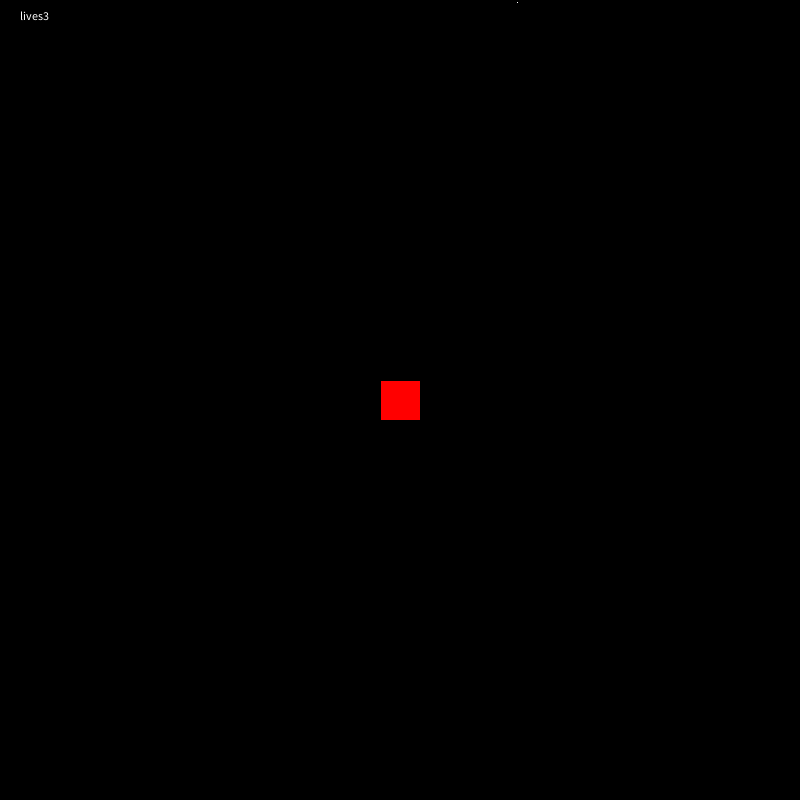
Frame 1 (no input)
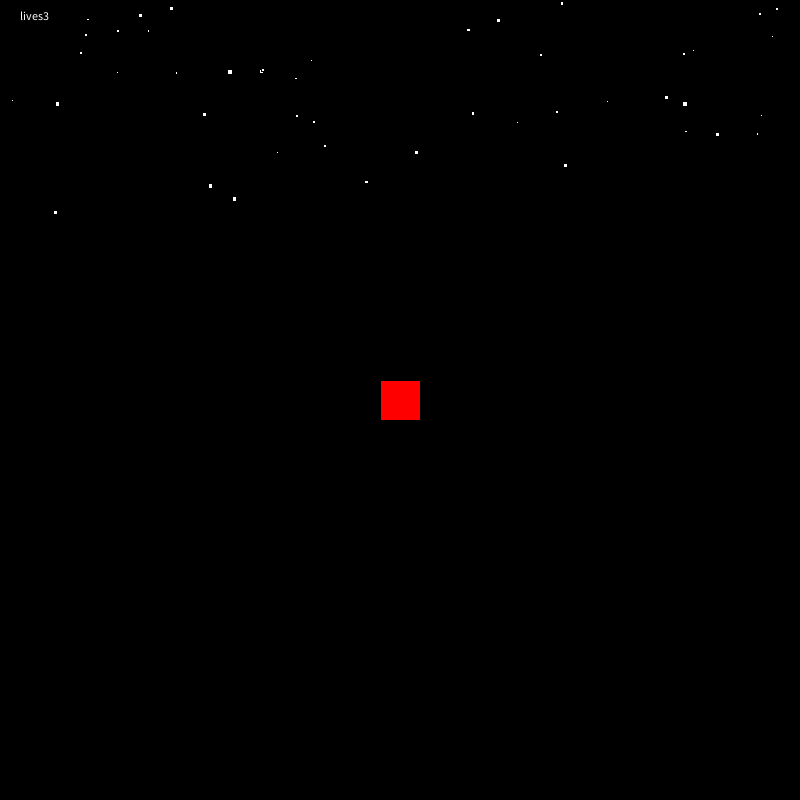
Frame 60 (the mouse pressed at the canvas centre just before this capture)
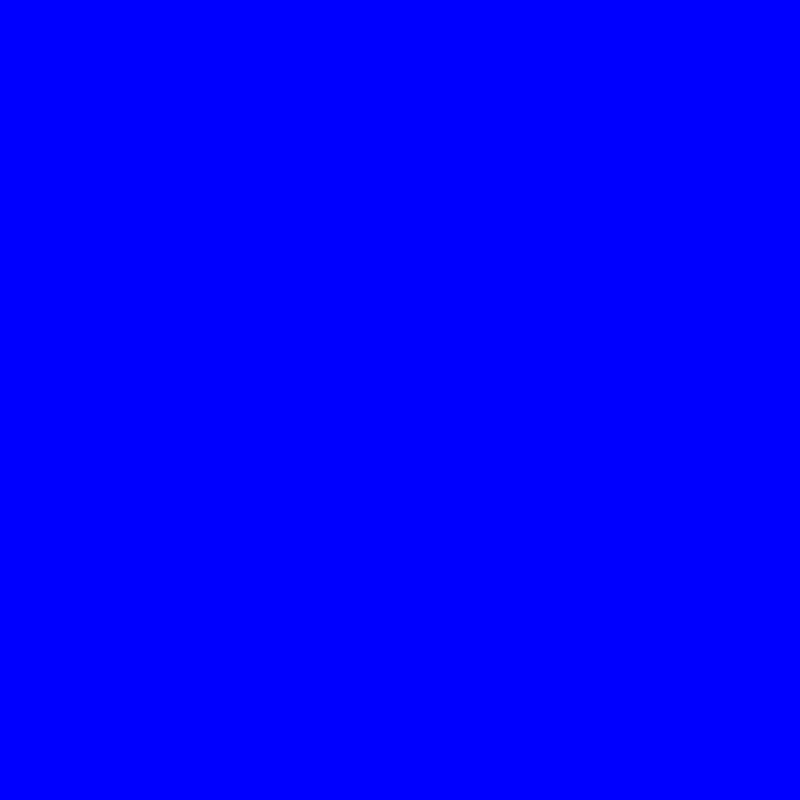
Frame 120 (the mouse held since frame 60 and released just before this capture)

The Processing sketch that drew these frames (run headless with seeded random() and noise(); from frame 60 on, the mouse is pressed at the canvas centre):

// Processing sketch: bullethell
// ── bullethell.pde
//Lisa

final int INTRO=0;
final int GAME=1;
final int GAMEOVER=2;
final int PAUSE=3;
int mode;
int timer=5;

boolean up, down, left, right, space;

ArrayList<GameObject>objects;
Starfighter player1;

color black=#0E0700;
color green=#4E6A51;
color yellow=#D28800;
color browngreen=#9C946D;
color lorange=#E6B37A;

void setup() {
  size(800, 800);
  mode=GAME;
  rectMode(CENTER);
  objects=new ArrayList<GameObject>();
  player1=new Starfighter();
  objects.add(player1);
  

}

void draw() {
  if (mode==INTRO) intro();
  else if (mode==GAME) game();
  else if (mode==GAMEOVER) gameover();
  else if (mode==PAUSE) pause();
}

// ── GAME.pde
void game() {
  background(0);
  addObjects();
  gameEngine();
  debug();
}
void addObjects() {
  objects.add(0, new Star());


  if (frameCount%100==0)objects.add(new Enemy());
  if (frameCount%135==0)objects.add(new Enemy2());
  if (frameCount%160==0)objects.add(new Enemy3());
}

void gameEngine() {
  int i=0;
  while (i<objects.size()) {
    GameObject s=objects.get(i);
    s.act();
    s.show();
    if (s.lives<=0) {
      objects.remove(i);
    } else {
      i++;
    }
  }
}

void debug() {
  fill(255);
  text("lives"+player1.lives, 20, 20);
}



void gameClicks() {
  mode=GAMEOVER;
}

// ── GAMEOVER.pde
void gameover(){
  background(0,0,255);
  
}

void gameoverClicks(){
 mode=INTRO; 
}

// ── INTERACTIONS.pde
void keyPressed() {
  if (keyCode==UP) up=true;
  if (keyCode==DOWN) down=true;
  if (keyCode==LEFT) left=true;
  if (keyCode==RIGHT) right=true;
  if (key==' ') space=true;
}

void keyReleased() {
  if (keyCode==UP) up=false;
  if (keyCode==DOWN) down=false;
  if (keyCode==LEFT) left=false;
  if (keyCode==RIGHT) right=false;
  if (key==' ') space=false;
}

void mousePressed() {
  if (mode==INTRO)introClicks();
  else if (mode==GAME)gameClicks();
  else if (mode==GAMEOVER)gameoverClicks();
  else if (mode==PAUSE)pauseClicks();
}

// ── INTRO.pde
void intro(){
  background(255,0,0);
}

void introClicks(){
 mode=GAME; 
  
}

// ── PAUSE.pde
void pause(){
  
}

void pauseClicks(){

}

// ── bullet.pde
class Bullet extends GameObject {

  //constructor
  Bullet() {
    super(player1.x,player1.y,0,-10,8,#FF0000,1);
  }
  void act() {
    super.act();
    if (offScreen()) lives=0;
  }
}

// ── enemy.pde
class Enemy extends GameObject {
  int threshold;
  int cooldown;
  //constructor
  Enemy() {
    super(random(width), -20, 0, 5, 40, green, 1);
    threshold=60;
    cooldown=threshold;
  }

  void act() {
    super.act();

    //managing gun
    cooldown++;
    if (cooldown>=threshold) {
      objects.add(new EnemyBullet(x, y, 0, 10));
      cooldown=0;
    }

    //collision
    int i=0;
    while (i<objects.size()) {
      GameObject obj=objects.get(i);
      if (collidingWith(obj)) {
        if (obj instanceof Bullet) {
          lives--;
          if (lives==0) {
            objects.add(new EnemyEffect(x, y, 0, 5, c));
            objects.add(new EnemyEffect(x, y, 5, 0, c));
            objects.add(new EnemyEffect(x, y, 0, -5, c));
            objects.add(new EnemyEffect(x, y, -5, 10, c));
            objects.add(new EnemyEffect(x, y, 0, 10, c));
            objects.add(new EnemyEffect(x, y, 10, 0, c));
            objects.add(new EnemyEffect(x, y, 0, -10, c));
            objects.add(new EnemyEffect(x, y, -10, 10, c));
            objects.add(new EnemyEffect(x, y, -10, -10, c));
            objects.add(new EnemyEffect(x, y, -5, 5, c));
            objects.add(new EnemyEffect(x, y, -10, -5, c));
            objects.add(new EnemyEffect(x, y, -5, 10, c));
          }
        }
      }
      i++;
    }

    //remove if goes off screen
    if (offScreen())lives=0;
  }



}

// ── enemy2.pde
class Enemy2 extends GameObject {

  int threshold;
  int cooldown;
  Enemy2() {
    super(random(0, 20), random(0, 150), random(0, 5), 3, 20, yellow, 1);
    threshold=80;
    cooldown=threshold;
  }

  void act() {
    super.act();
    //shoot
    cooldown++;
    if (cooldown>=threshold) {
      objects.add(new EnemyBullet(x, y, random(6, 9), random(8, 10)));
      cooldown=0;
    }



    //collision
    int i=0;
    while (i<objects.size()) {
      GameObject obj=objects.get(i);
      if (obj instanceof Bullet) {
        if (collidingWith(obj)) {
          lives--;
          if (lives==0) {
            objects.add(new EnemyEffect(x, y, 0, 5, c));
            objects.add(new EnemyEffect(x, y, 5, 0, c));
            objects.add(new EnemyEffect(x, y, 0, -5, c));
            objects.add(new EnemyEffect(x, y, -5, 10, c));
            objects.add(new EnemyEffect(x, y, 0, 10, c));
            objects.add(new EnemyEffect(x, y, 10, 0, c));
            objects.add(new EnemyEffect(x, y, 0, -10, c));
            objects.add(new EnemyEffect(x, y, -10, 10, c));
            objects.add(new EnemyEffect(x, y, -10, -10, c));
            objects.add(new EnemyEffect(x, y, -5, 5, c));
            objects.add(new EnemyEffect(x, y, -10, -5, c));
            objects.add(new EnemyEffect(x, y, -5, 10, c));
          }
        }
      }
      i++;
    }

    //remove if goes off screen
    if (offScreen())lives=0;
  }


  
  
}

// ── enemy3.pde
class Enemy3 extends GameObject {
  int threshold;
  int cooldown;
  Enemy3() {
    super(random(780, 800), random(100, 250), random(-5, 0), 3, 20, yellow, 1);
    threshold=80;
    cooldown=threshold;
  }

  void act() {
    super.act();

    cooldown++;
    if (cooldown>=threshold) {
      objects.add(new EnemyBullet(x, y, random(-6, -9), random(8, 10)));
      cooldown=0;
    }



    // collision
    int i=0;
    while (i<objects.size()) {
      GameObject obj=objects.get(i);
      if (obj instanceof Bullet) {
        if (collidingWith(obj)) {
          lives--;

          if (lives==0) {
            objects.add(new EnemyEffect(x, y, 0, 5, c));
            objects.add(new EnemyEffect(x, y, 5, 0, c));
            objects.add(new EnemyEffect(x, y, 0, -5, c));
            objects.add(new EnemyEffect(x, y, -5, 10, c));
            objects.add(new EnemyEffect(x, y, 0, 10, c));
            objects.add(new EnemyEffect(x, y, 10, 0, c));
            objects.add(new EnemyEffect(x, y, 0, -10, c));
            objects.add(new EnemyEffect(x, y, -10, 10, c));
            objects.add(new EnemyEffect(x, y, -10, -10, c));
            objects.add(new EnemyEffect(x, y, -5, 5, c));
            objects.add(new EnemyEffect(x, y, -10, -5, c));
            objects.add(new EnemyEffect(x, y, -5, 10, c));
          }
        }
      }
      i++;
    }
    //remove if goes off screen
    if (offScreen())lives=0;
  }
 
}

// ── enemyBullet.pde
class EnemyBullet extends GameObject {

  EnemyBullet(float x, float y, float vx, float vy) {
    super(x, y, vx, vy, 10, yellow, 1);
  }
}

// ── gameobject.pde
abstract class GameObject {

  //Instance
  float x, y, vx, vy, size;
  color c;
  int lives;

  GameObject(float x, float y, float vx, float vy, float size, color c, int lives) {
    this.x=x;
    this.y=y;
    this.vx=vx;
    this.vy=vy;
    this.size=size;
    this.c=c;
    this.lives=lives;
  }

  void act() {
    x+=vx;
    y+=vy;
  }

  void show() {
    fill(c);
    square(x, y, size);
  }

  boolean collidingWith(GameObject obj) {
    return dist(obj.x, obj.y, x, y)<obj.size/2+size/2;
  }
  
  boolean offScreen(){
    return x<0||x>width||y<-50||y>height;
  }
  
  
}

// ── hitting_efftect.pde
class EnemyEffect extends GameObject {

  //constructor
  EnemyEffect(float x, float y, float vx, float vy, color c) {
    super(x, y, vx+5, vy+5, 1, c, 10);
  }

  void act() {

    super.act();
    
    if (timer<0) {
      lives=0;
    }
  }

  void show() {
    super.show();
  }
}

// ── star.pde
class Star extends GameObject {

  //constructor
  Star() {
    super(random(width), 0, 0, 0, random(1, 5), #FFFFFF, 1);
    vy=size;
  }

  //behavior
  void act() {
    super.act();
    if (y>height)
      lives=0;
  }
}

// ── starfighter.pde
class Starfighter extends GameObject {

  int cooldown, threshold;

  Starfighter() {
    super(width/2, width/2, 0, 0, 40, #FF0000, 3);
    threshold=10;
    cooldown=threshold;
  }

  void act() {
    super.act();

    //managing guns
    cooldown++;
    if (space&&cooldown>=threshold) {
      objects.add(new Bullet());
      cooldown=0;
    }

    //controlling the starfighter
    if (up)vy=-4;
    if (down)vy=4;
    if (left)vx=-4;
    if (right)vx=4;
    if (!up&&!down)vy=vy*0.9;
    if (!left&&!right) vx=vx*0.9;


    //enemy 1 collision
    int i=0;
    while (i<objects.size()) {
      GameObject obj=objects.get(i);
      if (obj instanceof EnemyBullet && collidingWith(obj)) {
          player1.lives--;
        
      }
      i++;
    }
    
    //enemey 2 colli
    int n=0;
    while (n<objects.size()) {
      GameObject obj=objects.get(n);
      if (obj instanceof Enemy2) {
        if (collidingWith(obj)) {
          lives--;
          obj.lives=0;
        }
      }
      n++ ;
    }
    
    //enemy3 colli
    int u=0;
    while (u<objects.size()) {
      GameObject obj=objects.get(u);
      if (obj instanceof Enemy3) {
        if (collidingWith(obj)) {
          lives--;
          obj.lives=0;
        }
      }
      u++ ;
    }
  }
}
